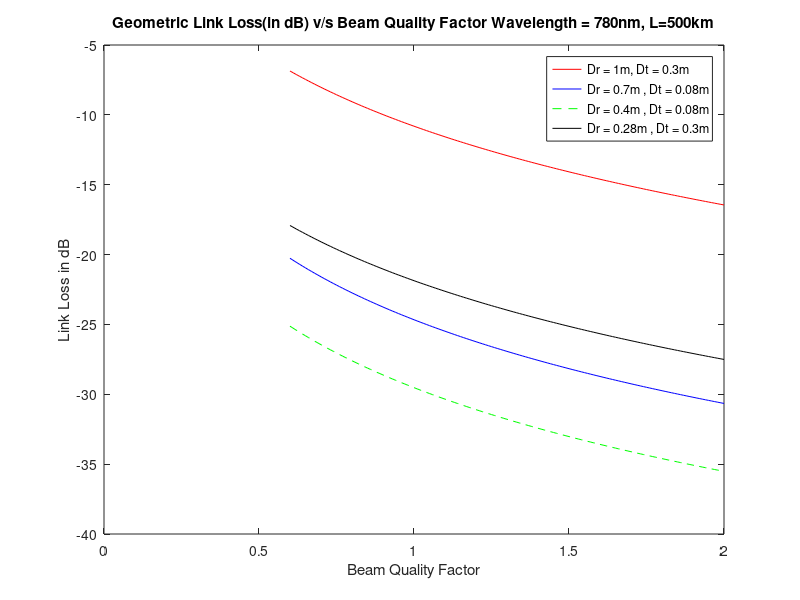

Source code (MATLAB):
%Geometric Loss
%Graph 2 - Geometric Link Loss(in dB) v/s Beam Quality Factor
%Case 1 - Dr = 1m, Dt = 0.3m , Wavelength = 780nm, L=500km
Dr = 1;
Dt = 0.3;
lambda = 780*10^-9;
L=500;
m= [0.6:0.01:2];
Gl = 20*log10((Dr*Dt)./(Dt^2 + 2.44.*m.*L.*10^3*lambda));
plot(m,Gl,'r');
hold on
%Case 2 - Dr = 0.7m , Dt = 0.08m, Wavelength = 780nm , L = 500km
Dr = 0.7;
Dt = 0.08;
m= [0.6:0.01:2];
lambda = 780*10^-9;
L1 = 500;
Gl1 = 20*log10((Dr*Dt)./(Dt^2 + 2.44.*m.*L1.*10^3*lambda));
plot(m,Gl1,'b');
%Case 3 - Dr = 0.4m , Dt = 0.08m, Wavelength = 780nm , L=500km
Dr = 0.4;
Dt = 0.08;
m= [0.6:0.01:2];
lambda = 780*10^-9;
L2 = 500;
Gl2 = 20*log10((Dr*Dt)./(Dt^2 + 2.44.*m.*L2.*10^3*lambda));
plot(m,Gl2,'g--');

%Case 4 - Dr = 0.28m , Dt = 0.3m, Wavelength = 780nm , L=500km
Dr = 0.28;
Dt = 0.3;
m= [0.6:0.01:2];
lambda = 780*10^-9;
L3 = 500;
Gl3 = 20*log10((Dr*Dt)./(Dt^2 + 2.44.*m.*L3*10^3*lambda));
plot(m,Gl3,'black');
legend('Dr = 1m, Dt = 0.3m','Dr = 0.7m , Dt = 0.08m','Dr = 0.4m , Dt = 0.08m','Dr = 0.28m , Dt = 0.3m');
xlabel('Beam Quality Factor');
ylabel('Link Loss in dB');
title(["Geometric Link Loss(in dB) v/s Beam Quality Factor ","Wavelength = 780nm, L=500km"]);
hold off


